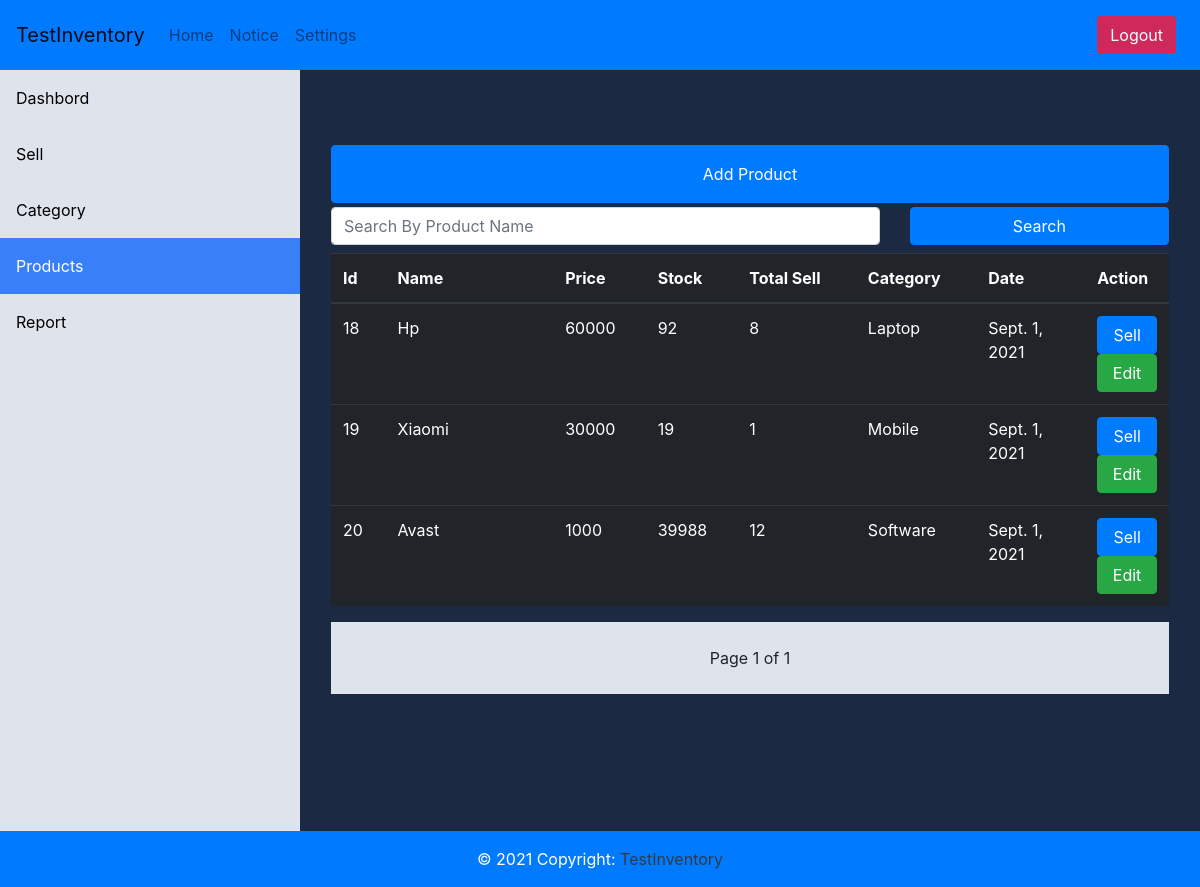
/products (signed in), run on the app's committed database.
### inventory/models.py (models this page shows, shortened)
class product(models.Model):
    title = models.CharField(max_length=100)
    stock = models.IntegerField(default=0)
    total_sell = models.IntegerField(default=0)
    price = models.IntegerField(default=0)
    category = models.CharField(max_length=100)
    date = models.DateField(default=datetime.today)

### inventory/views.py (the view)
# urls.py: path('products', views.products, name='products'),
def products(request):
    if request.user.is_authenticated:
        prod = product.objects.all()
        if request.method == 'POST':
            prod = prod.filter(title__icontains=request.POST['search'])
        page = request.GET.get('page', 1)
        paginator = Paginator(prod, 6)
        try:
            all_product = paginator.page(page)
        except PageNotAnInteger:
            all_product = paginator.page(1)
        except EmptyPage:
            all_product = paginator.page(paginator.num_pages)
        return render(request, 'option/products.html', {'product': all_product})
    return render(request, 'index.html')

### template/option/products.html (shortened to what this page needs)
{%extends 'base.html'%}
{%block body%}
<div class="content">
  <div class="container mt-1 ">
    <a href="{% url 'add_products'%}"><button class="btn-block btn btn-primary p-3">Add Product</button></a>
    <form action="products" method="POST" class="mt-1">
      <div class="row">
        <div class="col-8">
          <input type="text" class="form-control" placeholder="Search By Product Name" name="search">
        </div>
        <div class="col-4">
          <button type="submit" class="btn-block btn btn-primary">Search</button>
        </div>
      </div>
    </form>
    <div class="table-responsive mt-1">
      <table class="table table-dark mt-1">
        <thead>
          <tr>
            <th scope="col">Id</th>
            <th scope="col" style="width: 20%;">Name</th>
            <th scope="col">Price</th>
            <th scope="col">Stock</th>
            <th scope="col">Total Sell</th>
            <th scope="col">Category</th>
            <th scope="col" style="width: 13%;">Date</th>
            <th scope="col" style="width:10%">Action</th>
          </tr>
        </thead>
        <tbody>
          {%for n in product%}
          <tr>
            <td>{{n.id}}</td>
            <td>{{n.title}}</td>
            <td>{{n.price}}</td>
            <td>{{n.stock}}</td>
            <td>{{n.total_sell}}</td>
            <td>{{n.category}}</td>
            <td>{{n.date}}</td>
            <td>
              <a href="/sell_product/{{ n.id }}"><button class="btn-block btn btn-primary">Sell</button></a>
              <a href="/edit_product/{{ n.id }}"><button class="btn-block btn btn-success">Edit</button></a>
            </td>
          </tr>
          {%endfor%}
        </tbody>
      </table>
    </div>
    <div class="container p-4" style="background-color: #dee3ec;">
      <div class="pagination justify-content-center">
        <span class="step-links">
          <span class="current">
            Page {{ product.number }} of {{ product.paginator.num_pages }}
          </span>
        </span>
      </div>
    </div>
    <br><br><br>
  </div>
</div>
<br>
<br>
<br>
<br>
<br>
{%endblock%}

### template/slidebar.html (style rules this page uses)
div.content { margin-left: 300px; margin-top: 70px; padding: 1px 16px; height: 100%; }

### data on the page
product: id "18", title "Hp", price "60000", stock "92", total_sell "8", category "Laptop", date "Sept. 1, 2021"
product: id "19", title "Xiaomi", price "30000", stock "19", total_sell "1", category "Mobile", date "Sept. 1, 2021"
product: id "20", title "Avast", price "1000", stock "39988", total_sell "12", category "Software", date "Sept. 1, 2021"

### other printed values
{{ product.number }} "1"
{{ product.paginator.num_pages }} "1"
